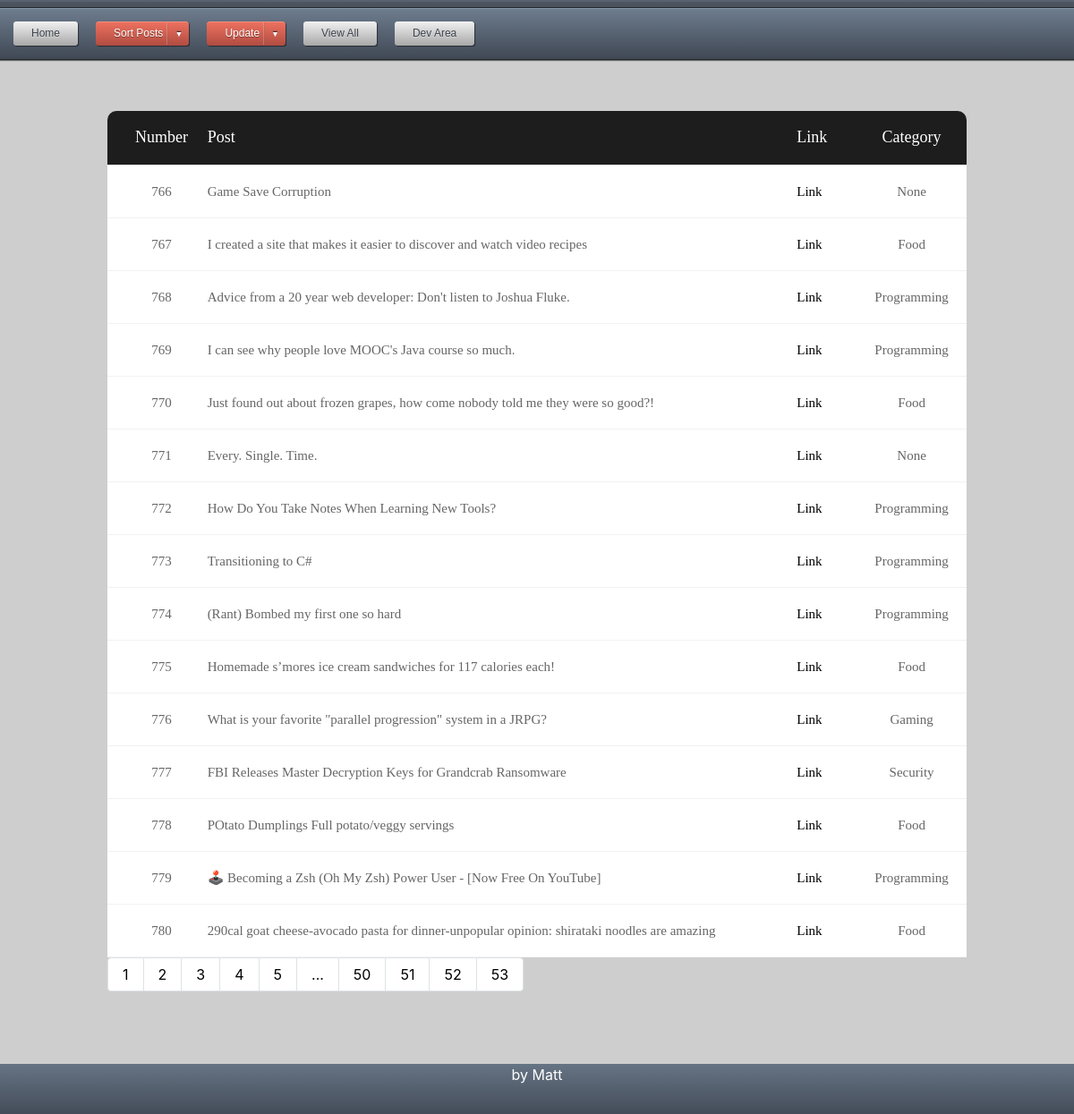
Before: /viewresults/52 with the older database file.
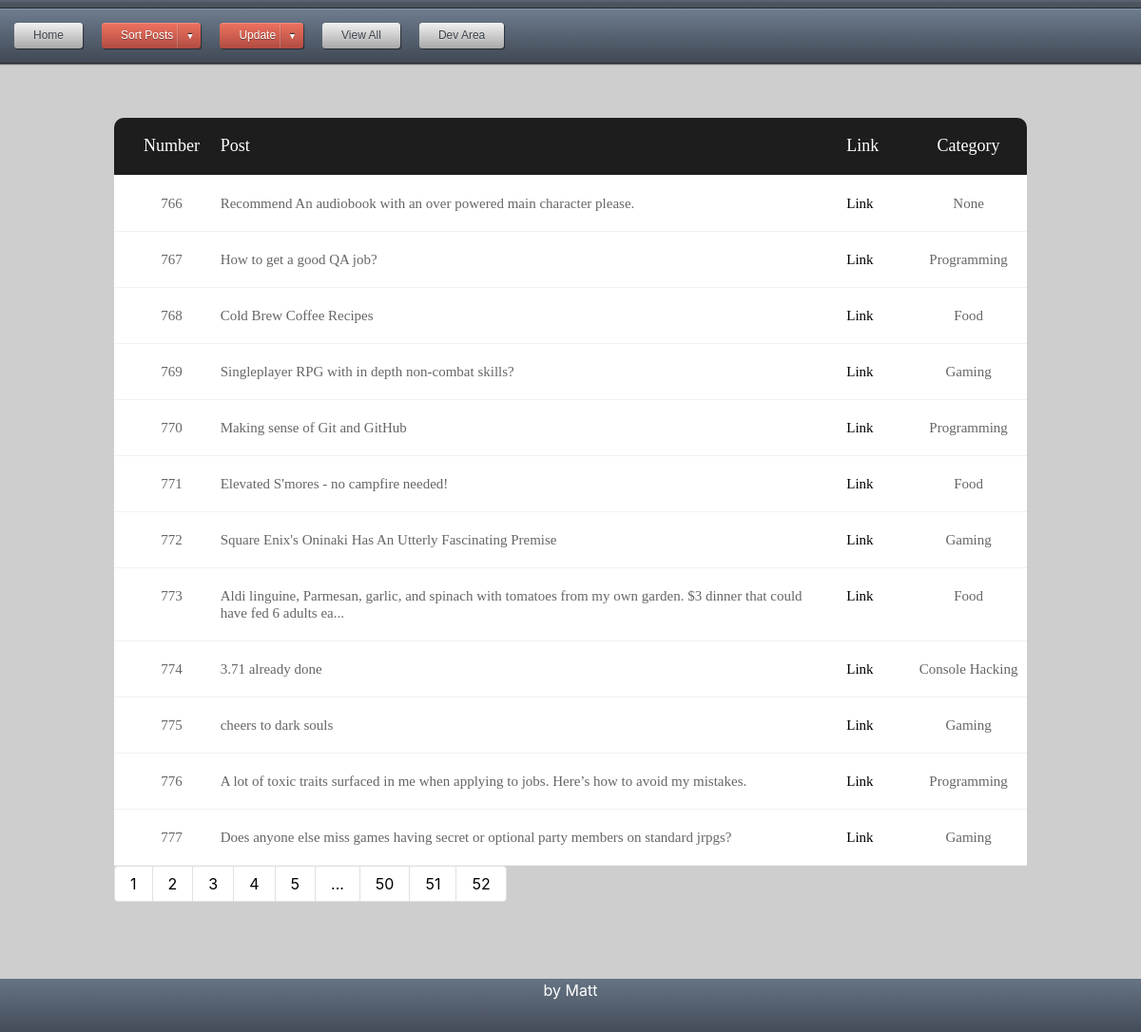
After: the same page with the newer database file.
### app.py (models this page shows)
class posts(db.Model):
    id = db.Column(db.String, primary_key=True)
    title = db.Column(db.String(80), unique=True, nullable=False)
    link = db.Column(db.String(120), unique=True, nullable=False)
    category = db.Column(db.String(120), unique=True, nullable=False)

### app.py (the view)
@app.route('/viewresults/<int:page_num>', methods=['GET', 'POST'])
def viewresults(page_num):
	env = jinja2.Environment()
	env.globals.update(zip=zip)
	t3 = posts.query.paginate(per_page=16, page=page_num, error_out=True)
	return render_template('viewresults.html', zip=zip, t3=t3)

### templates/viewresults.html (shortened to what this page needs)
<html>
<head>
<link rel="stylesheet" href="https://maxcdn.bootstrapcdn.com/bootstrap/4.0.0-beta/css/bootstrap.min.css">
<link rel="stylesheet" type="text/css" href="{{ url_for('static', filename='CSS/style.css') }}">
</head>
{% extends 'navtest.html' %}
{% block content %}
<div class="limiter">
		<div class="container-table100">
			<div class="wrap-table100">
					<div class="table">
						<div class="row header">
							<div id="1" class="cell">Number</div>
							<div class="cell">Post</div>
							<div class="cell">Link</div>
							<div class="cell">Category</div>
						</div>
						{% for t,i in zip(t3.items, range(15, 0, -1)) %}
						<div class="row">
							<div class="cell" data-title="Number">
								{% if t3.page == 1 %}
								{{(t3.page * 16)-i}}
								{% else %}
								{{(t3.page * 15)-(i-1)}}
								{% endif %}
							</div>
							<div class="cell" data-title="Post">{{t.title}}</div>
							<div class="cell" data-title="Link"><a href="{{t.link}}" target='_blank'>Link</a></div>
							<div class="cell" data-title="Category">{{t.category}}</div>
						</div>
						{% endfor %}
											</div>
						<nav aria-label="Page navigation example">
							<ul class="pagination">
								{% for page in t3.iter_pages(right_edge=1, left_edge=5) %}
									{% if page %}
										<li class="page-item"><a class="page-link" href="{{ url_for('viewresults', page_num=page) }}">{{ page }}</a>
									{% else %}
										<li class="page-item"><a class="page-link" href="#">...</a>
									{% endif %}
								{% endfor %}
							</ul>
						</nav>
</div>
{% endblock %}

Changed rows visible on the page:
no longer on this page (row unchanged): posts: page "766", title "Game Save Corruption", category "None"
no longer on this page (row unchanged): posts: page "767", title "I created a site that makes it easier to discover and watch video recipes", category "Food"
no longer on this page (row unchanged): posts: page "768", title "Advice from a 20 year web developer: Don't listen to Joshua Fluke.", category "Programming"
no longer on this page (row unchanged): posts: page "769", title "I can see why people love MOOC's Java course so much.", category "Programming"
no longer on this page (row unchanged): posts: page "770", title "Just found out about frozen grapes, how come nobody told me they were so good?!", category "Food"
no longer on this page (row unchanged): posts: page "771", title "Every. Single. Time.", category "None"
no longer on this page (row unchanged): posts: page "772", title "How Do You Take Notes When Learning New Tools?", category "Programming"
no longer on this page (row unchanged): posts: page "773", title "Transitioning to C#", category "Programming"
no longer on this page (row unchanged): posts: page "774", title "(Rant) Bombed my first one so hard", category "Programming"
no longer on this page (row unchanged): posts: page "775", title "Homemade s’mores ice cream sandwiches for 117 calories each!", category "Food"
no longer on this page (row unchanged): posts: page "776", title "What is your favorite \"parallel progression\" system in a JRPG?", category "Gaming"
no longer on this page (row unchanged): posts: page "777", title "FBI Releases Master Decryption Keys for Grandcrab Ransomware", category "Security"
no longer on this page (row unchanged): posts: page "778", title "POtato Dumplings Full potato/veggy servings", category "Food"
no longer on this page (row unchanged): posts: page "779", title "🕹️ Becoming a Zsh (Oh My Zsh) Power User - [Now Free On YouTube]", category "Programming"
no longer on this page (row unchanged): posts: page "780", title "290cal goat cheese-avocado pasta for dinner-unpopular opinion: shirataki noodles are amazing", category "Food"
added posts: page "766", title "Recommend An audiobook with an over powered main character please.", category "None"
added posts: page "767", title "How to get a good QA job?", category "Programming"
added posts: page "768", title "Cold Brew Coffee Recipes", category "Food"
added posts: page "769", title "Singleplayer RPG with in depth non-combat skills?", category "Gaming"
added posts: page "770", title "Making sense of Git and GitHub", category "Programming"
added posts: page "771", title "Elevated S'mores - no campfire needed!", category "Food"
added posts: page "772", title "Square Enix's Oninaki Has An Utterly Fascinating Premise", category "Gaming"
added posts: page "773", title "Aldi linguine, Parmesan, garlic, and spinach with tomatoes from my own garden. $3 dinner that could have fed 6 adults ea...", category "Food"
added posts: page "774", title "3.71 already done", category "Console Hacking"
added posts: page "775", title "cheers to dark souls", category "Gaming"
added posts: page "776", title "A lot of toxic traits surfaced in me when applying to jobs. Here’s how to avoid my mistakes.", category "Programming"
added posts: page "777", title "Does anyone else miss games having secret or optional party members on standard jrpgs?", category "Gaming"
Other visible differences:
list line gone: "53"
